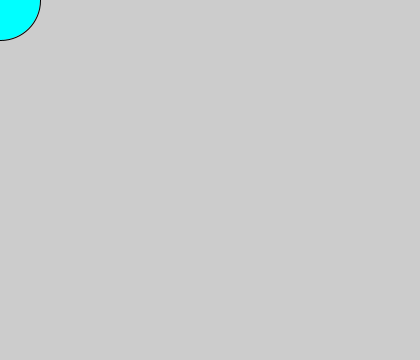
Frame 1 (no input)
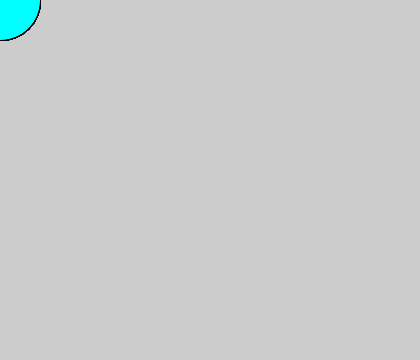
Frame 60 (the mouse pressed at the canvas centre just before this capture)
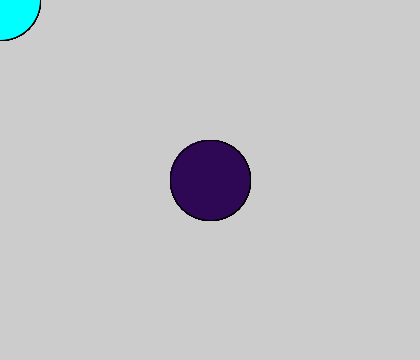
Frame 120 (the mouse held since frame 60 and released just before this capture)

The Processing sketch that drew these frames (run headless with seeded random() and noise(); from frame 60 on, the mouse is pressed at the canvas centre):

// Processing sketch: Cyan_and_purple_circles
// ── Cyan_and_purple_circles.pde
void setup() {
  size(420, 360);
}

void draw() {
  if (mousePressed) {
    fill(#2E0854);
  } else {
    fill(#00FFFF);
   
  }
  ellipse(mouseX, mouseY, 80, 80);
  
}
